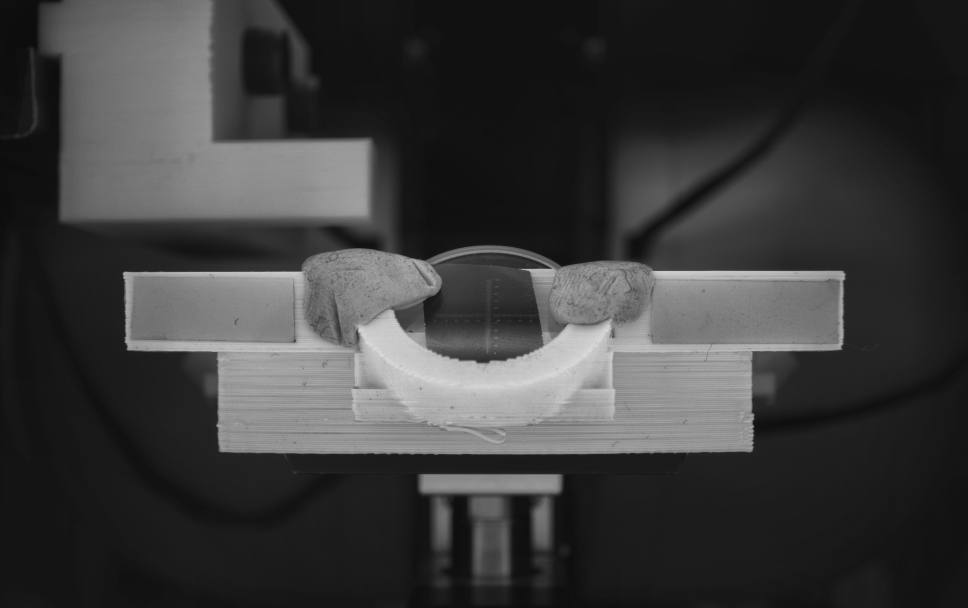
#> input picture python/image/bottom_clahe.bmp, 1936 x 1216 px, given in place of front1.bmp, which was not available (shown at 1/2 size)
$ python 'Grayscale Normalization.py' image/bottom_clahe.bmp
#> lines starting #> are read from the running program, lines starting #| are printed output that depends on the picture; pictures that were not available may be replaced by others from this repository, and a replacement may not be noted
'''
 * Generate a grayscale histogram for an image.
 *
 * Usage: python GrayscaleHistogram.py <fiilename>
'''
import os
import cv2
import numpy as np
from matplotlib import pyplot as plt

'''
file_name1 = "./image/back1.bmp"
file_name2 = "./image/back2.bmp"
file_name3 = "./image/back3.bmp"
'''
file_name1 = "./image/front1.bmp"
file_name2 = "./image/front2.bmp"
file_name3 = "./image/front3.bmp"

# read image, based on command line filename argument;
# read the image as grayscale from the outset
# img = cv2.imread(sys.argv[1], cv2.IMREAD_GRAYSCALE)
org_img1 = cv2.imread(file_name1, cv2.IMREAD_GRAYSCALE)
#> org_img1 is the input picture: shape (1216, 1936); min 11, max 218, mean 58.7
org_img2 = cv2.imread(file_name2, cv2.IMREAD_GRAYSCALE)
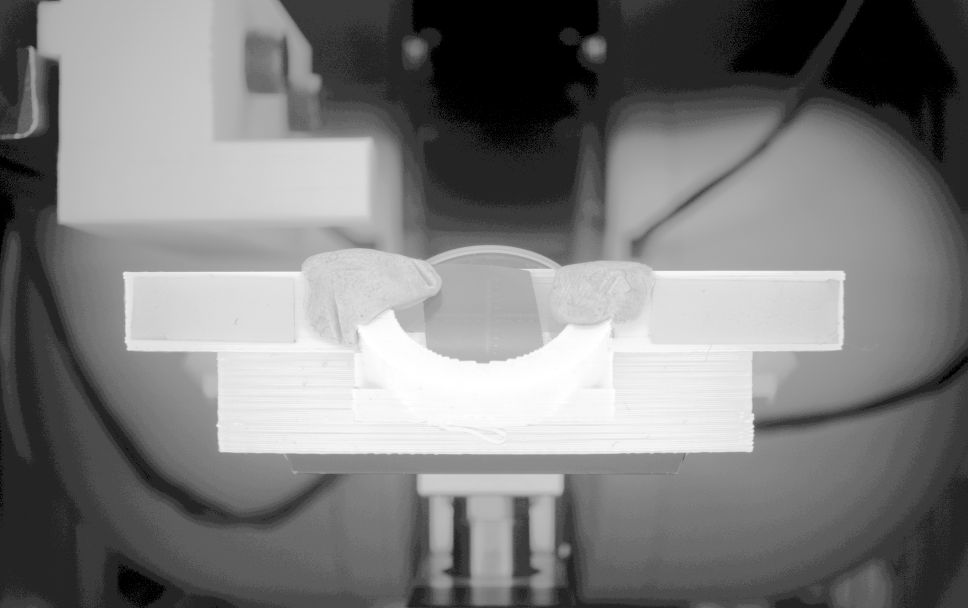
#> input picture python/image/bottom_equ.bmp, 1936 x 1216 px, given in place of front2.bmp, which was not available (shown at 1/2 size)
#> org_img2 is the input picture: shape (1216, 1936); min 0, max 255, mean 124.4
org_img3 = cv2.imread(file_name3, cv2.IMREAD_GRAYSCALE)

'''
Normalization is a process that changes the range of pixel intensity values.
Sometimes called contrast stretching or histogram stretching.
'''
# Normalize image
nom_img1 = np.zeros(org_img1.shape[:2], np.uint8)
nom_img1 = cv2.normalize((org_img1 + 28), nom_img1, 0, 255, cv2.NORM_MINMAX)
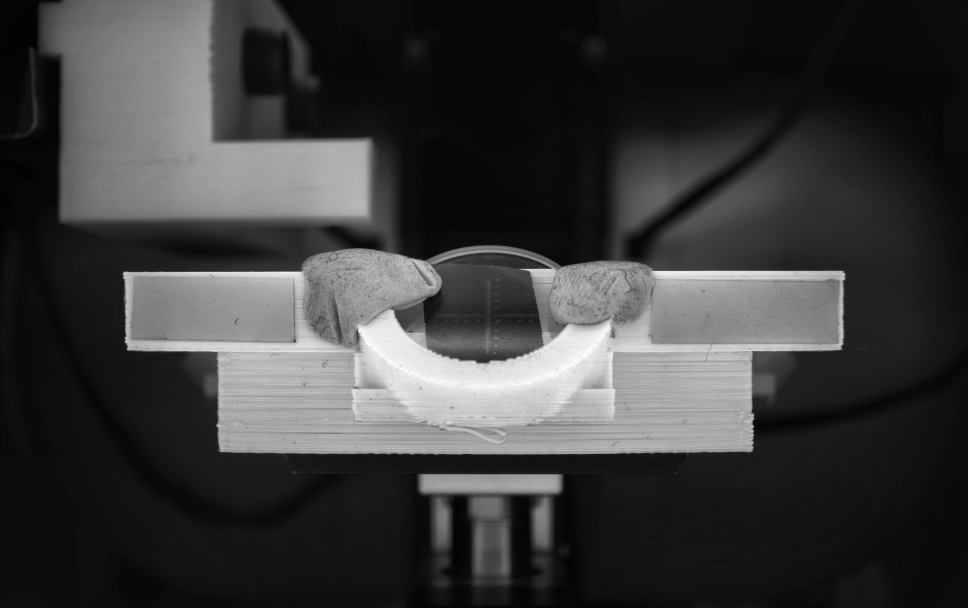
#> nom_img1: shape (1216, 1936) (shown at 1/2 size); min 0, max 255, mean 58.8

fname, fext = os.path.splitext(file_name1)
cv2.imwrite((fname + "_nom" + fext), nom_img1)

nom_img2 = np.zeros(org_img2.shape[:2], np.uint8)
nom_img2 = cv2.normalize(org_img2, nom_img2, 0, 255, cv2.NORM_MINMAX)

fname, fext = os.path.splitext(file_name2)
cv2.imwrite((fname + "_nom" + fext), nom_img2)

nom_img3 = np.zeros(org_img3.shape[:2], np.uint8)
nom_img3 = cv2.normalize((org_img3 - 28), nom_img3, 0, 255, cv2.NORM_MINMAX)
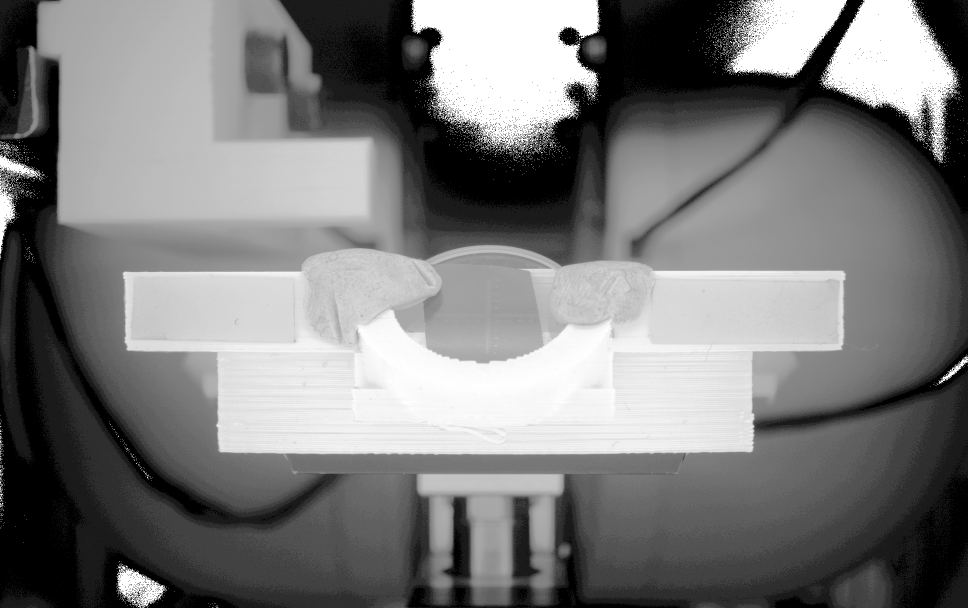
#> nom_img3: shape (1216, 1936) (shown at 1/2 size); min 0, max 255, mean 122.5

fname, fext = os.path.splitext(file_name3)
cv2.imwrite((fname + "_nom" + fext), nom_img3)

# Calculate histogram
org_hist1 = cv2.calcHist([org_img1],[0],None,[256],[0,256])
#> org_hist1 = 256 values, max 143308 at index 20, min 0 at index 0, mean 9196
nom_hist1 = cv2.calcHist([nom_img1],[0],None,[256],[0,256])
#> nom_hist1 = 256 values, max 143308 at index 11, min 0 at index 3, mean 9196

org_hist2 = cv2.calcHist([org_img2],[0],None,[256],[0,256])
#> org_hist2 = 256 values, max 307270 at index 36, min 0 at index 1, mean 9196
nom_hist2 = cv2.calcHist([nom_img2],[0],None,[256],[0,256])
#> nom_hist2 has the same summary as org_hist2

org_hist3 = cv2.calcHist([org_img3],[0],None,[256],[0,256])
#> org_hist3 has the same summary as org_hist2
nom_hist3 = cv2.calcHist([nom_img3],[0],None,[256],[0,256])
#> nom_hist3 = 256 values, max 307270 at index 0, min 0 at index 1, mean 9196

plt.subplot(3,3,1), plt.imshow(org_img1, 'gray')
plt.subplot(3,3,2), plt.imshow(org_img2, 'gray')
plt.subplot(3,3,3), plt.imshow(org_img3, 'gray')

plt.subplot(3,3,4), plt.imshow(nom_img1, 'gray')
plt.subplot(3,3,5), plt.imshow(nom_img2, 'gray')
plt.subplot(3,3,6), plt.imshow(nom_img3, 'gray')

plt.subplot(3,3,7), plt.plot(org_hist1), plt.plot(org_hist2), plt.plot(org_hist3)
plt.subplot(3,3,8), plt.plot(nom_hist1), plt.plot(nom_hist2), plt.plot(nom_hist3)

plt.xlim([0,256])

plt.show()
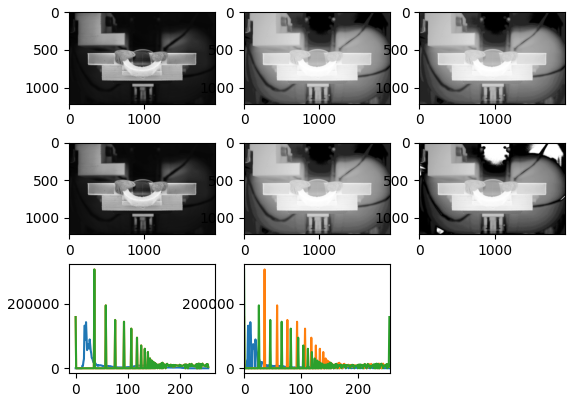
#> figure drawn by matplotlib, 8 panels; panel 7: curve peaks at x = 20, y = 143308; panel 7: curve peaks at x = 36, y = 307270; panel 7: curve peaks at x = 36, y = 307270; panel 8: curve peaks at x = 11, y = 143308
